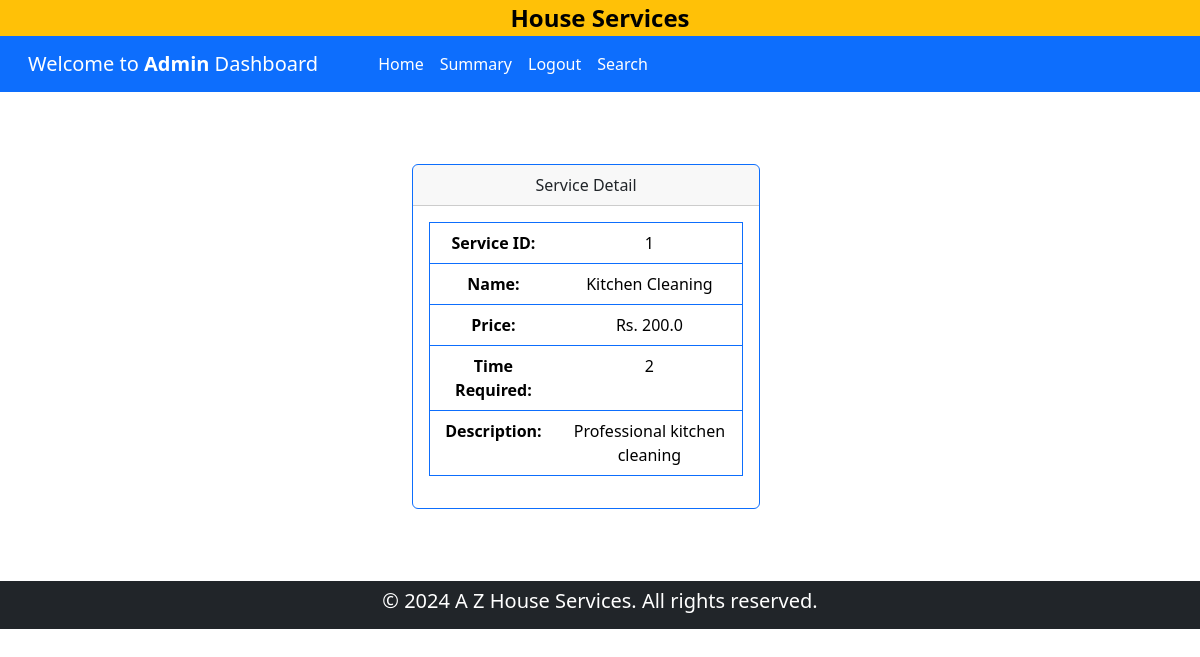
/admin/show_detail/service/1, run on the app's committed database.
### backened/modals.py (models this page shows)
class Service(db.Model):
    __tablename__ = "service"
    id = db.Column(db.Integer, primary_key=True)
    name = db.Column(db.String(120), nullable=False)
    price = db.Column(db.Float, nullable=False)
    time_required = db.Column(db.Integer, nullable=False)
    description = db.Column(db.Text,nullable = True)
    service_requests = db.relationship("ServiceRequest", backref="service", lazy=True, cascade="all, delete-orphan")

### backened/controller.py (the view)
@app.route("/admin/<task>/service/<id>", methods=["GET", "POST"])
def del_mod_service(task, id):
    if task == "delete":
        ser = Service.query.filter_by(id=id).first()
        db.session.delete(ser)
        db.session.commit()
        return redirect(url_for("adminDashboard"))
    else:
        ser = Service.query.get_or_404(id)
        if request.method == "POST":
            ser.name = request.form["sname"]
            ser.price = request.form["price"]
            ser.time_required = request.form["t_required"]
            ser.description = request.form["sdesc"]
            db.session.commit()
            return redirect(url_for("adminDashboard"))
        return render_template("modify_service.html", ser=ser)

### backened/controller.py (called while the page is built)
@app.route("/admin/show_detail/<item>/<id>")
def show_detail_admin(item, id):
    if item == "service":
        ser = Service.query.filter_by(id=id).first()
        return render_template("show_admin_detail.html", ser=ser, item=item)
    elif item == "service_request":
        serreq = ServiceRequest.query.filter_by(id=id).first()
        return render_template("show_admin_detail.html", serreq=serreq, item=item)
    elif item == "customer":
        cust = Customer.query.filter_by(id=id).first()
        return render_template("show_admin_detail.html", customer=cust, item=item)
    else:
        prof = Professional.query.filter_by(id=id).first()
        return render_template("show_admin_detail.html", prof=prof, item=item)

### templates/show_admin_detail.html (shortened to what this page needs)
{% extends 'admin_dashboard.html' %}
{% block admin_content %}
    <div class="container-fluid justify-content-center m-3">
        {% if item == 'service' %}
            <div class="my-5 row container align-items-center justify-content-center">
                <div class="col-8 col-lg-4 col-xl-4 my-4 ">
                    <div class="card border-primary">
                        <div class="card-header text-center">
                            Service Detail
                        </div>
                        <div class="card-body text-center">
                            <table class="table border border-primary">
                                <tr>
                                    <th>Service ID:</th>
                                    <td>{{ ser.id }}</td>
                                </tr>
                                <tr>
                                    <th> Name:</th>
                                    <td>{{ ser.name }}</td>
                                </tr>
                                <tr>
                                    <th>Price:</th>
                                    <td>Rs.  {{ ser.price }}</td>
                                </tr>
                                <tr>
                                    <th>Time Required:</th>
                                    <td>{{ ser.time_required }}</td>
                                </tr>
                                <tr>
                                    <th>Description:</th>
                                    <td>{{ ser.description }}</td>
                                </tr>
                            </table>
                        </div>
                    </div>
                </div>
            </div>
        {% endif %}
    </div>
{% endblock admin_content %}

### templates/admin_dashboard.html (style rules this page uses)
body { width: 100%; height: 100%; overflow-x: hidden; }

### data on the page
Service: id "1", name "Kitchen Cleaning", price "200.0", time_required "2", description "Professional kitchen cleaning"
